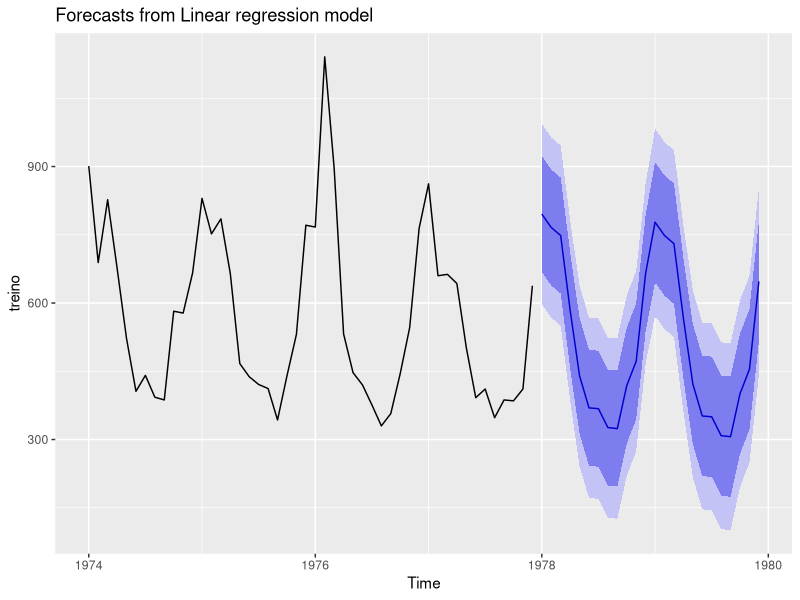
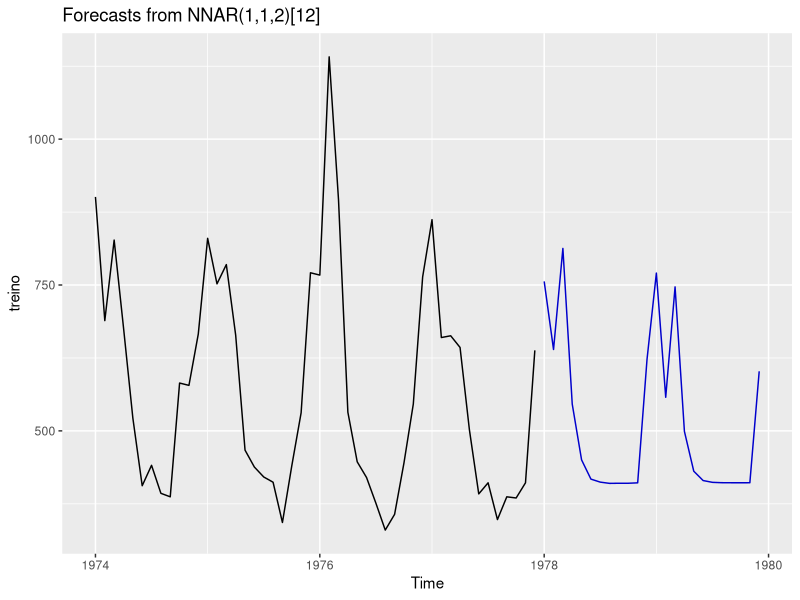
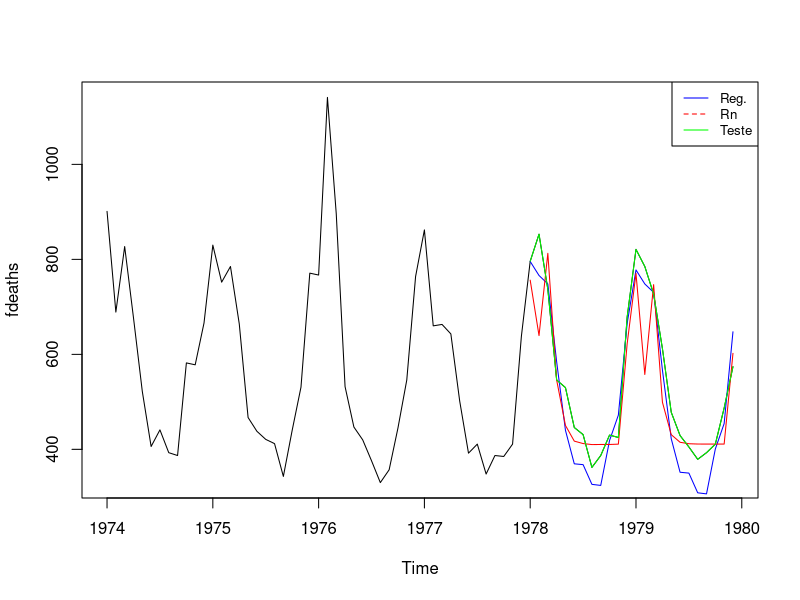

These figures' R source, in order:
#Series temporais e analises preditivas - Fernando Amaral
library(forecast)
library(ggplot2)

treino = window(fdeaths, start=c(1974,1), end=c(1977,12))
teste = window(fdeaths, start=c(1978,1), end=c(1979,12))

#regressão
modelo1 = tslm(treino ~ season + trend, data=treino)
prev1 = forecast(modelo1, h=24)
autoplot(prev1)

#rnn
modelo2 = nnetar(treino)
prev2 = forecast(modelo2, h=24)
autoplot(prev2)

plot(fdeaths)
lines(prev1$mean, col="blue")
lines(prev2$mean, col="red")
lines(teste, col="green")
legend("topright",legend=c("Reg.","Rn","Teste"), col = c("blue","red","green"), lty=1:2, cex=0.8)

accuracy(prev1,teste )
accuracy(prev2,teste )






